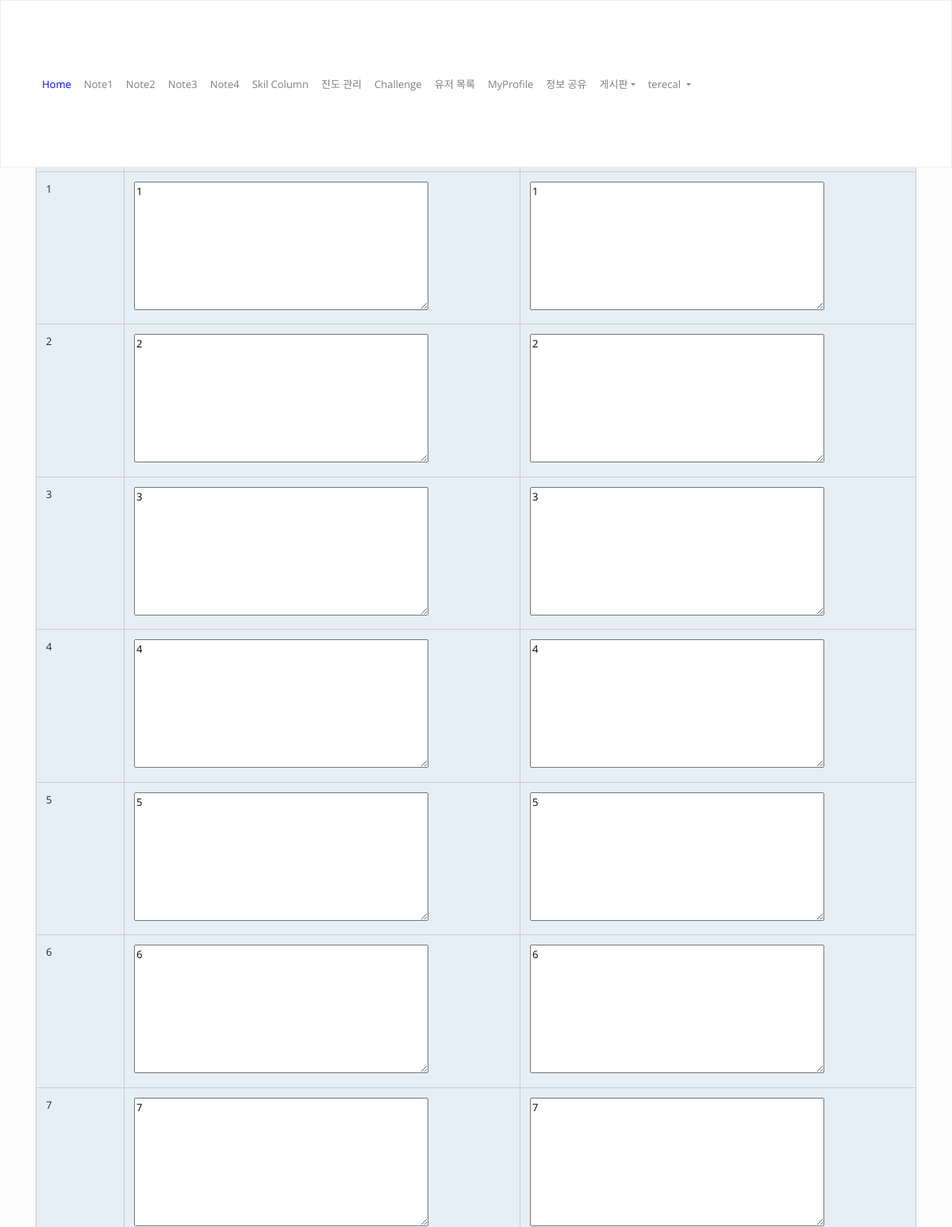
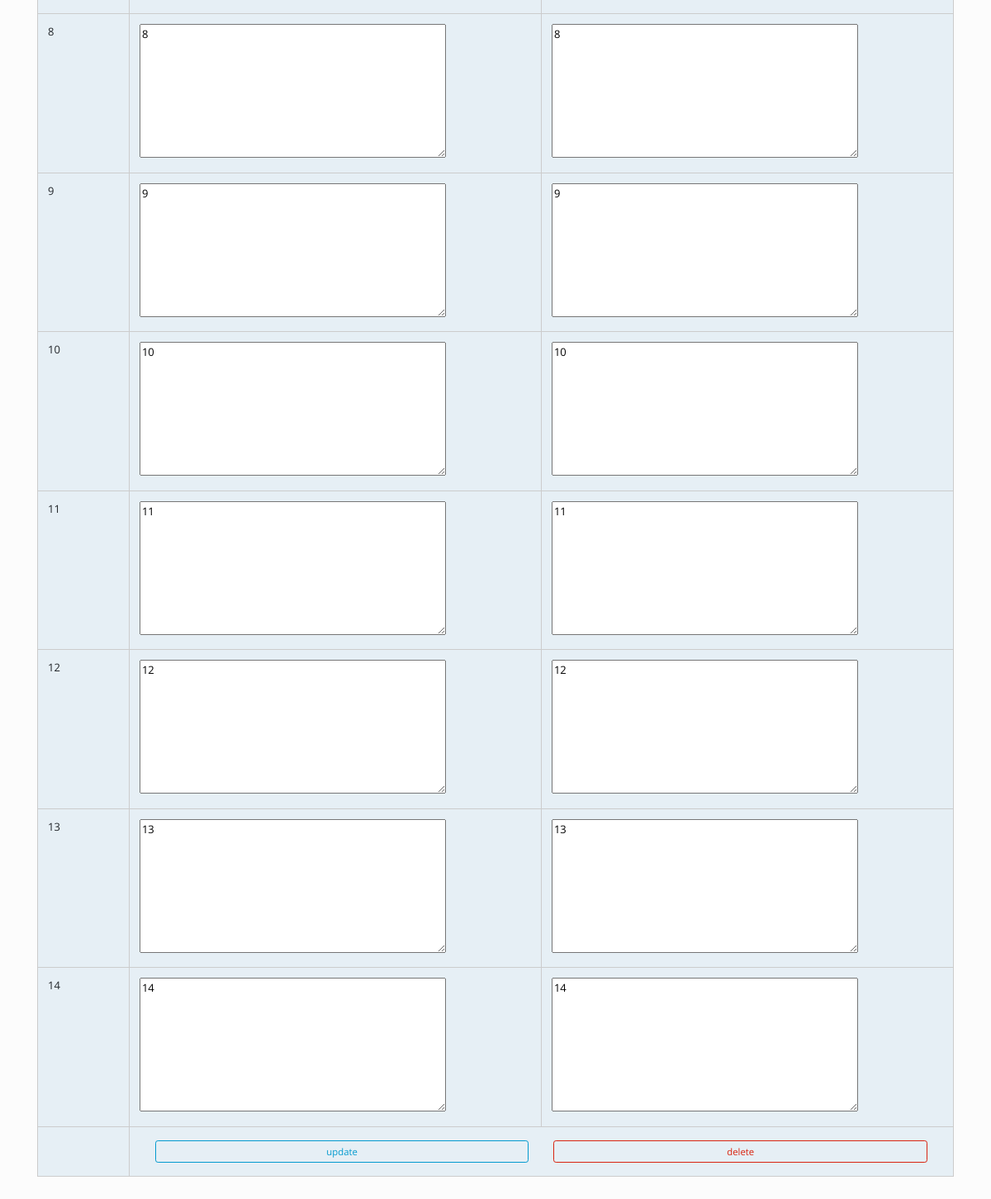
/pd/private_task_list/ (signed in), run on the app's committed database (2 pictures, top to bottom).
### pd/models.py (models this page shows)
class MyTask(models.Model):
    author = models.ForeignKey(User, on_delete=models.CASCADE)
    created_at = models.DateTimeField(auto_now_add=True)
    sub1 = models.TextField(blank=True)
    sub2 = models.TextField(blank=True)
    sub3 = models.TextField(blank=True)
    sub4 = models.TextField(blank=True)
    sub5 = models.TextField(blank=True)
    sub6 = models.TextField(blank=True)
    sub7 = models.TextField(blank=True)
    sub8 = models.TextField(blank=True)
    sub9 = models.TextField(blank=True)
    sub10 = models.TextField(blank=True)
    sub11 = models.TextField(blank=True)
    sub12 = models.TextField(blank=True)
    sub13 = models.TextField(blank=True)
    sub14 = models.TextField(blank=True)
    sub1_memo= models.TextField(blank=True)
    sub2_memo= models.TextField(blank=True)
    sub3_memo= models.TextField(blank=True)
    sub4_memo= models.TextField(blank=True)
    sub5_memo= models.TextField(blank=True)
    sub6_memo= models.TextField(blank=True)
    sub7_memo= models.TextField(blank=True)
    sub8_memo= models.TextField(blank=True)
    sub9_memo= models.TextField(blank=True)
    sub10_memo = models.TextField(blank=True)
    sub11_memo = models.TextField(blank=True)
    sub12_memo = models.TextField(blank=True)
    sub13_memo = models.TextField(blank=True)
    sub14_memo = models.TextField(blank=True)

### pd/views.py (the view)
# urls.py: path('private_task_list/', views.private_task_list.as_view() , name="private_task_list"),
class private_task_list(LoginRequiredMixin,ListView):
    model = MyTask
    paginate_by = 1
    def get_queryset(self):
        print("private_desk_list 실행 1111")
        object_list = MyTask.objects.filter(Q(author=self.request.user)).order_by('created_at')
        print("result : ", object_list)
        return object_list
    def get_context_data(self, *, object_list=None, **kwargs):
        context = super(private_task_list, self).get_context_data(**kwargs)
        my_favorite_users = []
        favorite_users = RecommandationUserAboutSkillNote.objects.filter(author_id=self.request.user)
        for fu in favorite_users:
            print("내가 추천한 user_id : ",fu.user)
            my_favorite_users.append(fu.user.id)
        favorite_users_list = User.objects.filter(id__in=my_favorite_users).order_by('-profile__skill_note_reputation');
        print("favorite_users_list : ", favorite_users_list)
        context['mysite_list'] = MySite.objects.filter(Q(author=self.request.user))
        context['favorite_users_list'] = favorite_users_list
        return context

### pd/templates/pd/mytask_list.html (shortened to what this page needs)
{% extends "layout.html" %}
{% load static %}
{% load bootstrap4 %}
{%block content4 %}
<br>
<br>
<h2 align="center">진도표</h2>
<a href="{% url 'pd:mytask_new' %}" class="btn btn-outline-dark float-right">진도표 추가</a>
<br><br>
{% if object_list.exists %}
    {% for p in object_list %}
    <table class="table table-bordered" id=mytask_table_{{p.id}} style="background-color:#e6eff5">
        <tr>
            <td >진도</td>
            <td>프로젝트</td>
        </tr>
        <tr>
            <td style="width:10%;">1</td>
            <td><textarea name="name" rows="8" cols="50" id=sub1_{{p.id}} >{{p.sub1}}</textarea></td>
            <td><textarea name="name" rows="8" cols="50" id=sub1_memo_{{p.id}} >{{p.sub1_memo}}</textarea></td>
        </tr>
        <tr>
            <td style="width:10%;">2</td>
            <td><textarea name="name" rows="8" cols="50" id=sub2_{{p.id}} >{{p.sub2}}</textarea></td>
            <td><textarea name="name" rows="8" cols="50" id=sub2_memo_{{p.id}} >{{p.sub2_memo}}</textarea></td>
        </tr>
        <tr>
            <td style="width:10%;">3</td>
            <td><textarea name="name" rows="8" cols="50" id=sub3_{{p.id}} >{{p.sub3}}</textarea></td>
            <td><textarea name="name" rows="8" cols="50" id=sub3_memo_{{p.id}} >{{p.sub3_memo}}</textarea></td>
        </tr>
        <tr>
            <td style="width:10%;">4</td>
            <td><textarea name="name" rows="8" cols="50" id=sub4_{{p.id}} >{{p.sub4}}</textarea></td>
            <td><textarea name="name" rows="8" cols="50" id=sub4_memo_{{p.id}} >{{p.sub4_memo}}</textarea></td>
        </tr>
        <tr>
            <td style="width:10%;">5</td>
            <td><textarea name="name" rows="8" cols="50" id=sub5_{{p.id}} >{{p.sub5}}</textarea></td>
            <td><textarea name="name" rows="8" cols="50" id=sub5_memo_{{p.id}} >{{p.sub5_memo}}</textarea></td>
        </tr>
        <tr>
            <td style="width:10%;">6</td>
            <td><textarea name="name" rows="8" cols="50" id=sub6_{{p.id}} >{{p.sub6}}</textarea></td>
            <td><textarea name="name" rows="8" cols="50" id=sub6_memo_{{p.id}} >{{p.sub6_memo}}</textarea></td>
        </tr>
        <tr>
            <td style="width:10%;">7</td>
            <td><textarea name="name" rows="8" cols="50" id=sub7_{{p.id}} >{{p.sub7}}</textarea></td>
            <td><textarea name="name" rows="8" cols="50" id=sub7_memo_{{p.id}} >{{p.sub7_memo}}</textarea></td>
        </tr>
        <tr>
            <td style="width:10%;">8</td>
            <td><textarea name="name" rows="8" cols="50" id=sub8_{{p.id}} >{{p.sub8}}</textarea></td>
            <td><textarea name="name" rows="8" cols="50" id=sub8_memo_{{p.id}} >{{p.sub8_memo}}</textarea></td>
        </tr>
        <tr>
            <td style="width:10%;">9</td>
            <td><textarea name="name" rows="8" cols="50" id=sub9_{{p.id}} >{{p.sub9}}</textarea></td>
            <td><textarea name="name" rows="8" cols="50" id=sub9_memo_{{p.id}} >{{p.sub9_memo}}</textarea></td>
        </tr>
        <tr>
            <td style="width:10%;">10</td>
            <td><textarea name="name" rows="8" cols="50" id=sub10_{{p.id}} >{{p.sub10}}</textarea></td>
            <td><textarea name="name" rows="8" cols="50" id=sub10_memo_{{p.id}} >{{p.sub10_memo}}</textarea></td>
        </tr>
        <tr>
            <td style="width:10%;">11</td>
            <td><textarea name="name" rows="8" cols="50" id=sub11_{{p.id}} >{{p.sub11}}</textarea></td>
            <td><textarea name="name" rows="8" cols="50" id=sub11_memo_{{p.id}} >{{p.sub11_memo}}</textarea></td>
        </tr>
        <tr>
            <td style="width:10%;">12</td>
            <td><textarea name="name" rows="8" cols="50" id=sub12_{{p.id}} >{{p.sub12}}</textarea></td>
            <td><textarea name="name" rows="8" cols="50" id=sub12_memo_{{p.id}} >{{p.sub12_memo}}</textarea></td>
        </tr>
        <tr>
            <td style="width:10%;">13</td>
            <td><textarea name="name" rows="8" cols="50" id=sub13_{{p.id}} >{{p.sub13}}</textarea></td>
            <td><textarea name="name" rows="8" cols="50" id=sub13_memo_{{p.id}} >{{p.sub13_memo}}</textarea></td>
        </tr>
        <tr>
            <td style="width:10%;">14</td>
            <td><textarea name="name" rows="8" cols="50" id=sub14_{{p.id}} >{{p.sub14}}</textarea></td>
            <td><textarea name="name" rows="8" cols="50" id=sub14_memo_{{p.id}} >{{p.sub14_memo}}</textarea></td>
        </tr>
        <tr>
            <td></td>
            <td colspan="2">
                <div class="row m-1">
                    <div class="col ">
                        <a href="" class="btn btn-outline-info btn-sm float-right mytask_update_btn btn-block" id={{p.id}} >update</a>
                    </div>
                    <div class="col">
                        <a href="" class="btn btn-outline-primary btn-sm float-right mytask_delete_btn btn-block" id={{p.id}} >delete</a>
                    </div>
                </div>
            </td>
        </tr>
    </table>
    {% endfor %}
{% else %}
    <tr>
        <td colspan="4">
            <h4>아직 게시물이 없습니다.</h4>
        </td>
    </tr>
{% endif %}
{% endblock content4 %}

### reservation_app/templates/layout.html (shortened to what this page needs)
<!DOCTYPE html>
{% load static %}
<html lang="en">
<head>
	<link rel="stylesheet" href="{% static 'bootstrap/bootstrap.css' %}" media="screen">
	<link rel="stylesheet" href="{% static '_assets/css/custom.min.css' %}">
</head>
<body>
<div class="navbar navbar-expand-sm fixed-top navbar-light bg-light" id="navbar" style="margin-bottom:4px;">
	<div class="container">
	<ul class="navbar-nav">
		<li class="nav-item">
			<a class="nav-link" href="http://www.skilnote-for-innotree.co.kr">
				<p style="color:blue">Home</p>
			</a>
		</li>
		<li class="nav-item">
			<a class="nav-link" href="{% url 'wm:my_shortcut_list' %}">Note1</a>
		</li>
		<li class="nav-item">
			<a class="nav-link" href="{% url 'skilnote2:my_shortcut_list' %}">Note2</a>
		</li>
		<li class="nav-item">
			<a class="nav-link" href="{% url 'skilnote3:my_shortcut_list' %}">Note3</a>
		</li>
		<li class="nav-item">
			<a class="nav-link" href="{% url 'skilnote4:my_shortcut_list' %}">Note4</a>
		</li>
		<li class="nav-item">
			<a class="nav-link" href="{% url 'skilblog:SkilBlogTitleList' %}">Skil Column</a>
		</li>
		<li class="nav-item">
			<a class="nav-link" href="{% url 'pd:private_task_list' %}"> 진도 관리 </a>
		</li>
		<li class="nav-item">
			<a class="nav-link" href="{% url 'challenge:challenge_subject_list'  %}">Challenge</a>
		</li>
		<li class="nav-item">
			<a class="nav-link" href="{% url 'wm:user_list_for_memo' %}">유저 목록</a>
		</li>
		<li class="nav-item">
			<a class="nav-link" href="{% url 'accounts2:my_profile_information_view' %}">MyProfile</a>
		</li>
		<li class="nav-item">
			<a class="nav-link" href="{% url 'blog:post_list' %}"> 정보 공유 </a>
		</li>
		<li class="nav-item dropdown">
			<a class="nav-link dropdown-toggle" data-toggle="dropdown" href="#" id="download" aria-expanded="false">게시판</a>
		</li>
		{% if user.is_authenticated %}
		<li class="nav-item dropdown">
			<a class="nav-link dropdown-toggle" data-toggle="dropdown" href="#" id="download">{{ user }} </a>
		</li>
		{% endif %}
	</ul>
	</div>
</div>
<div class="container">
	<div class="row">
		<div class="col-md-12 col-sm-12" id="main-div">
			{% block content4 %} {% endblock %}
		</div>
	</div>
</div>
{% load socialaccount %}
</body>
</html>

### data on the page
MyTask: name "1", name "2", name "3", name "4", name "5", name "6", name "7", name "8", name "9", name "10", name "11", name "12", name "13", name "14"

### other printed values
{{ user }} "terecal"
